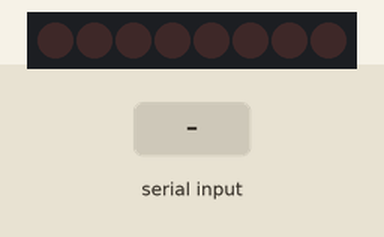
This sketch was run on a simulated Arduino Uno, built with avr-gcc and run on an emulated ATmega328P. Shown: 8 shift-register outputs drawn as a row of LEDs (first output left, lit = HIGH). Wiring (inferred from the names in the program): shift register (74HC595): data pin 7; shift clock pin 3; latch pin 5. Wiring (inferred from the signals the program sends): row of LEDs: on Q0, Q1, Q2, Q3, Q4, Q5, Q6, Q7. The test bench sets the inputs (shaded band).

Above: at 1.2 s.
1.3 s: "30,150\n" received over Serial
At 1.9 s:
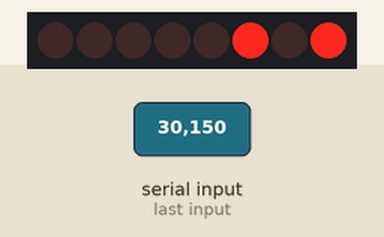
4.3 s: "90,45\n" received over Serial
At 6.1 s:
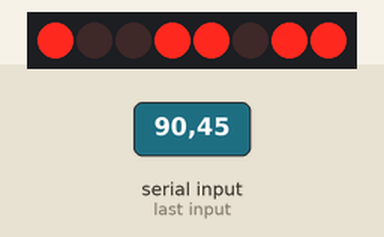
7.3 s: "90\n" received over Serial
At 7.8 s:
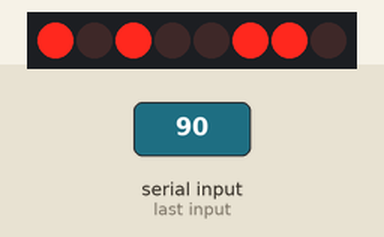
10.3 s: "200\n" received over Serial
At 12.1 s:
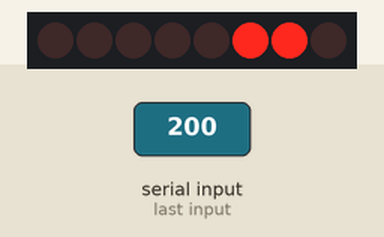
13.3 s: "90,45\n" received over Serial
16.3 s: "5\n" received over Serial
At 17.1 s:
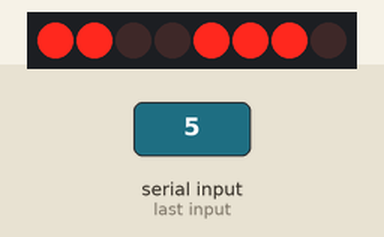
Timing chart, 0 to 22.8 s (numbered marks = the images above; inputs shaded):
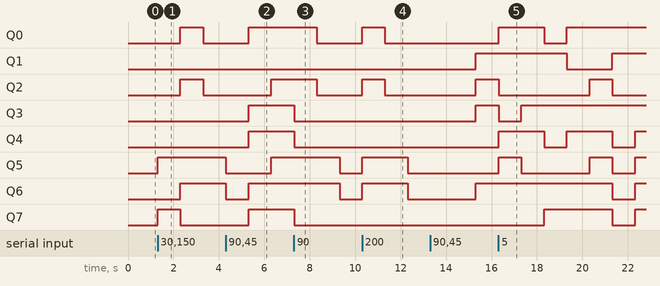

Measured:
- after the input at 1.3 s, Q0, Q2: LOW → HIGH after 1.0 s, → LOW 1.0 s later; Q5: LOW → HIGH at once; Q6: LOW → HIGH after 1.0 s; Q7: LOW → HIGH at once, → LOW 1.0 s later

The sketch:

ShiftRegisters.ino
```cpp
int latchPin = 5;
int clockPin = 3;
int dataPin = 7;

int minutes = 0;
int seconds = 0;
unsigned long lastUpdate = 0;
bool start = false;

byte digits[10] = {
  B11011101,  // 0
  B01010000,  // 1
  B11001110,  // 2
  B11011010,  // 3
  B01010011,  // 4
  B10011011,  // 5
  B10111111,  // 6
  B11010000,  // 7
  B11011111,  // 8
  B11111011   // 9
};

void setup()
{
  pinMode(latchPin, OUTPUT);
  pinMode(dataPin, OUTPUT);
  pinMode(clockPin, OUTPUT);
  digitalWrite(clockPin, LOW);
  Serial.begin(9600);
}

void loop()
{
  if (Serial.available() >= 4) {
    minutes = (Serial.read() - '0') * 10;
    minutes += (Serial.read() - '0');
    seconds = (Serial.read() - '0') * 10;
    seconds += (Serial.read() - '0');
    lastUpdate = millis();
    start = true;
  }

  if(start == true){
    int secondsPassed = (millis() - lastUpdate) / 1000;
  	lastUpdate += secondsPassed * 1000;
  	seconds += secondsPassed;

    if(seconds >= 60) {
      minutes++;
      seconds -= 60;
    }

    if(minutes < minutes + 1) {
      show_number(minutes / 10);
      show_number(minutes % 10);
      show_number(seconds / 10);
      show_number(seconds % 10);
      delay(1000);
    }
  }
}

void show_number(int digit) {
  digitalWrite(latchPin, LOW);
  shiftOut(dataPin, clockPin, LSBFIRST, digits[digit]);
  digitalWrite(latchPin, HIGH);
}
```
